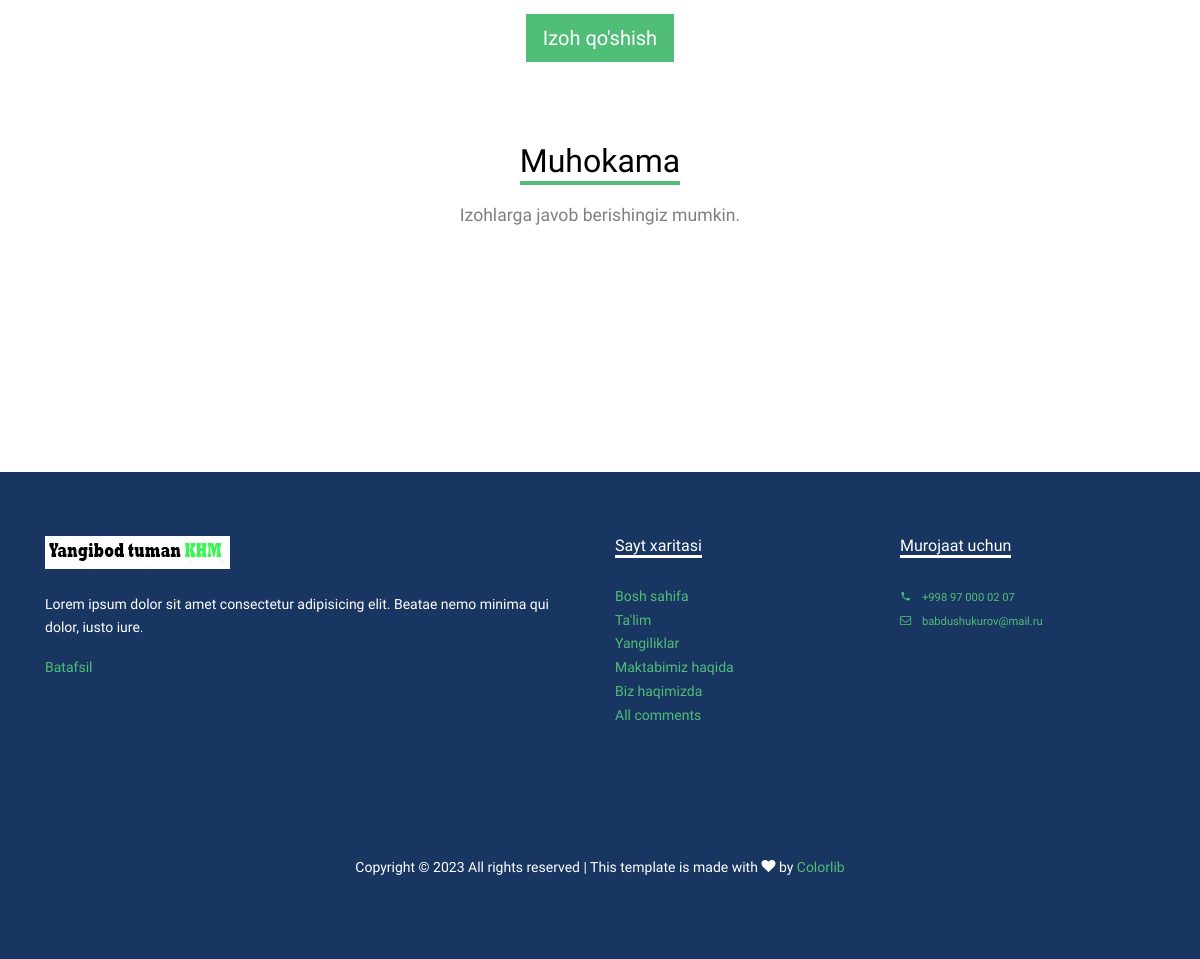
Before: /accounts/new/21/ (signed in, lower part) with the older database file.
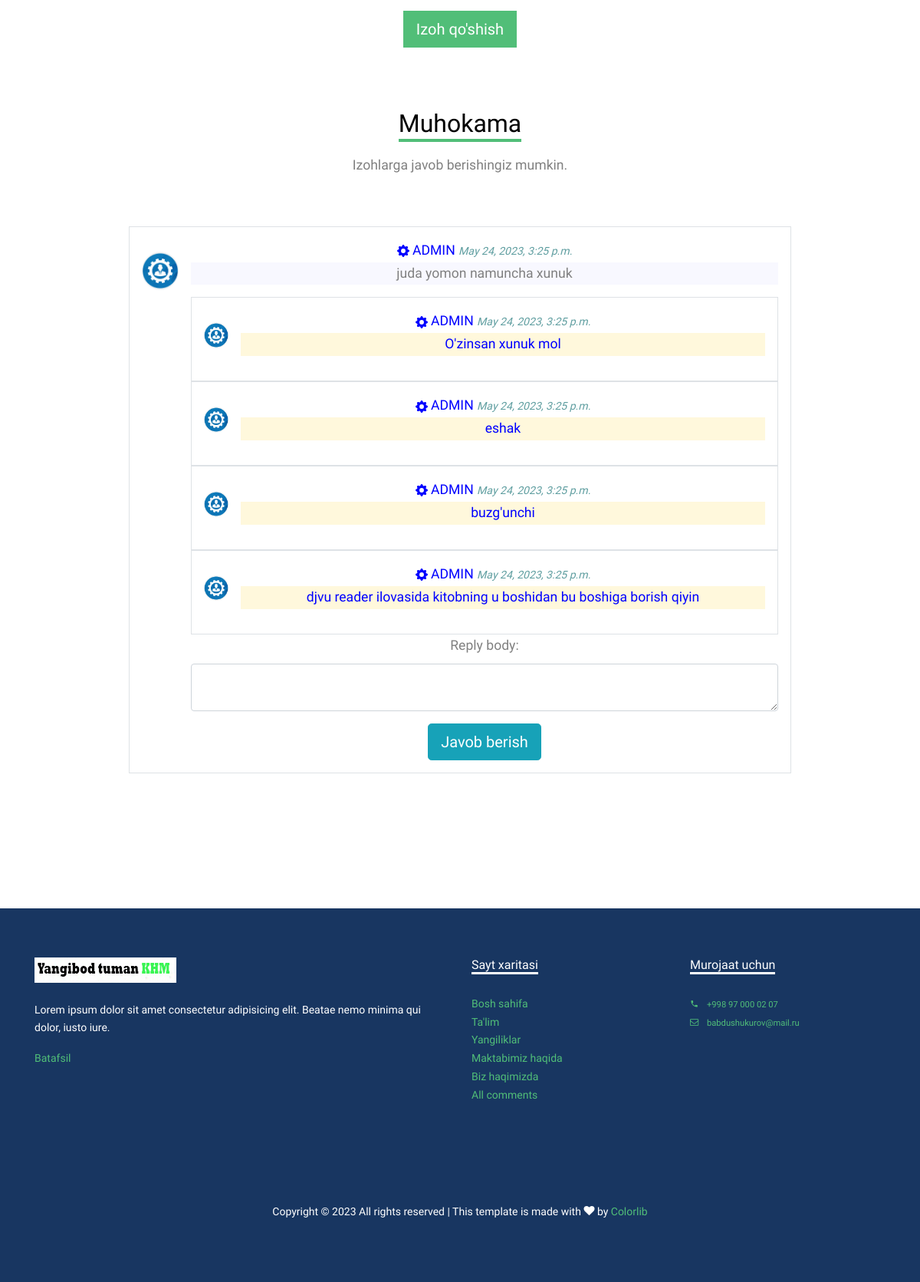
After: the same page with the newer database file.
### curriculum/models.py (models this page shows, shortened)
class Comment(models.Model):
    lesson_name = models.ForeignKey(Lesson, null=True, blank=True, on_delete=models.CASCADE, related_name='comments_lesson')
    new_name = models.ForeignKey(News, null=True, blank=True, on_delete=models.CASCADE, related_name='comments_new')
    comm_name = models.CharField(max_length=100, blank=True)
    author = models.ForeignKey(User,on_delete=models.CASCADE)
    body = models.TextField(max_length=500)
    date_added = models.DateTimeField(auto_now_add=True)
    type = models.CharField(max_length=100, null=True, blank=True)
    field = models.CharField(max_length=100, null=True, blank=True)
    class Meta:
        ordering = ['-date_added']

class Reply(models.Model):
    comment_name = models.ForeignKey(Comment, on_delete=models.CASCADE,related_name='replies')
    reply_body = models.TextField(max_length=500)
    author = models.ForeignKey(User,on_delete=models.CASCADE)
    date_added = models.DateTimeField(auto_now_add=True)
    type = models.CharField(max_length=100, null=True, blank=True)
    field = models.CharField(max_length=100, null=True, blank=True)

### app_users/views.py (the view, shortened to what this page needs)
# urls.py: path('new/<int:pk>/', NewDetailView.as_view(), name='new_detail'),
class NewDetailView(LoginRequiredMixin, DetailView, FormView):
    model = News
    template_name = 'app_users/new_detail.html'
    form_class = CommentForm
    second_form_class = ReplyForm
    def get_context_data(self, **kwargs):
        profiles = UserProfileInfo.objects.all()
        users = User.objects.all()
        context = super(NewDetailView, self).get_context_data(**kwargs)
        if 'form' not in context:
            context['form'] = self.form_class()
        if 'form2' not in context:
            context['form2'] = self.second_form_class()
        context['profiles'] = profiles
        context['users'] = users
        context['comments'] = Comment.objects.filter(new_name_id=self.object.id)
        return context

### curriculum/forms.py
class CommentForm(forms.ModelForm):
    class Meta:
        model = Comment
        fields = ('body',)
        labels = {"body": "Comment:"}
        widgets = {
            'body': forms.Textarea(
                attrs={'class': 'form-control', 'rows': 4, 'cols': 70, 'placeholder': "Enter Your Comment"}),
        }

class ReplyForm(forms.ModelForm):
    class Meta:
        model = Reply
        fields = ('reply_body',)
        widgets = {
            'reply_body': forms.Textarea(attrs={'class': 'form-control', 'rows': 2, 'cols': 10}),
        }

### app_users/templates/app_users/new_detail.html (shortened to what the changed rows need)
{% extends 'base.html' %}
{%load static %}
{% load crispy_forms_tags %}
{%block content %}
<div class="site-section">
  <div class="container">
<div class="site-section">
    <div class="container">
        <div class="row justify-content-center text-center">
            <div class="col-lg-10" style="margin-top: 5rem;">
                <div class="row mb-5 justify-content-center text-center" style="margin-top: 5rem;">
                    <div class="col">
                        <h2 class="section-title-underline mb-3">
                            <span>Muhokama</span>
                        </h2>
                    </div>
                </div>
                <div class="col">
                    {% for comment in comments.all %}
                    <div>
                        <div class=" media border p-3">
                            {% if comment.author.is_superuser %}
                            <img src="{% static 'images/admin.png' %}" alt="Jane Doe" class="mr-3 mt-3 rounded-circle"
                                style="width:3rem;">
                            {% elif not comment.author.userprofileinfo.profile_pic %}
                            <img src="{% static 'images/user_avatar.png' %}" alt="Jane Doe"
                                class="mr-3 mt-3 rounded-circle" style="width:3rem;">
                            {% else %}
                            <img src="{{comment.author.userprofileinfo.profile_pic.url}}" alt="John Doe"
                                class="mr-3 mt-3 rounded-circle" style="width:3rem; height: 3rem;">
                            {% endif %}
                            <div class="media-body">
                            {% if comment.author.first_name and comment.author.last_name %}
                                <h7 style="color: cadetblue;">{{comment.author.first_name}} {{comment.author.last_name}}<small
                                        style="color: cadetblue;"><i> {{comment.date_added}}</i></small></h7>
                                        {% elif comment.author.is_superuser%}
                                        <h7  style="color: blue">
                                        ADMIN
                                        <small
                                        style="color: cadetblue;"><i> {{comment.date_added}}</i></small></h7>
                                        {% else %}
                                        <h7 style="color: cadetblue;">{{comment.author.username}} <small
                                        style="color: cadetblue;"><i> {{comment.date_added}}</i></small></h7>
                                        {% endif %}
                                <p style="background-color:ghostwhite;">{{comment.body}}</p>
                                {% for reply in comment.replies.all %}
                                <div class="media border p-3">
                                    {% if reply.author.is_superuser %}
                                    <img src="{% static 'images/admin.png' %}" alt="Jane Doe"
                                        class="mr-3 mt-3 rounded-circle" style="width:2rem;">
                                    {% elif not reply.author.userprofileinfo.profile_pic %}
                                    <img src="{% static 'images/user_avatar.png' %}" alt="Jane Doe"
                                        class="mr-3 mt-3 rounded-circle" style="width:2rem;">
                                    {% else %}
                                    <img src="{{reply.author.userprofileinfo.profile_pic.url}}" alt="John Doe"
                                        class="mr-3 mt-3 rounded-circle" style="width:2rem; height: 2rem;">
                                    {% endif %}
                                    <div class="media-body">
                                    {% if reply.author.first_name and reply.author.last_name %}<h8 style="color: cadetblue;">{{reply.author.first_name}} {{reply.author.last_name}} <small
                                                style="color: cadetblue;"><i> {{reply.date_added}}</i></small>
                                        </h8>
                                        {% elif reply.author.is_superuser%}
                                        <h8  style="color: blue">
                                        ADMIN
                                        <small
                                        style="color: cadetblue;"><i> {{comment.date_added}}</i></small></h8>
                                        {% else %}<h8 style="color: cadetblue;">{{reply.author.username}} <small
                                                style="color: cadetblue;"><i> {{reply.date_added}}</i></small>
                                        </h8>{% endif %}
                                        <p style="color: blue; background-color: cornsilk;">{{reply.reply_body}}</p>
                                    </div>
                                </div>
                                {% endfor %}
                                <form method="post">
                                    {{form2.as_p}}
                                    <input type="submit" name="form2" value="Javob berish" class="btn btn-info btn-lg">
                                </form>
                            </div>
                        </div>
                    </div>
                    {% endfor %}
                </div>
            </div>
        </div>
    </div>
</div>
  </div>
</div>
{% endblock content %}

Changed rows visible on the page:
added Comment: date_added "May 24, 2023, 3:25 p.m.", body "juda yomon namuncha xunuk"
added Reply: reply_body "O'zinsan xunuk mol"
added Reply: reply_body "eshak"
added Reply: reply_body "buzg'unchi"
added Reply: reply_body "djvu reader ilovasida kitobning u boshidan bu boshiga borish qiyin"
